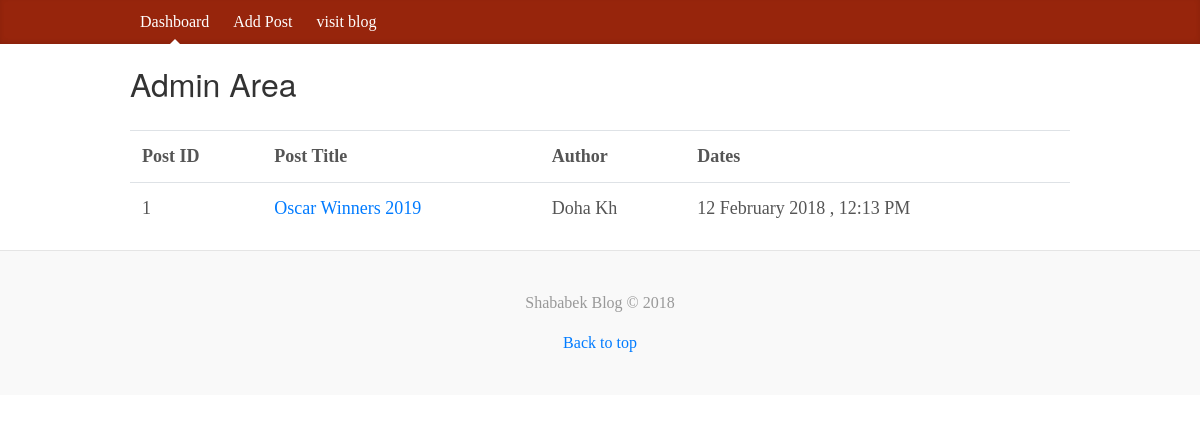
The app's page /admin/index.php with its own data.
### tables this page shows
CREATE TABLE `posts` (
  `id` int(11) NOT NULL,
  `title` varchar(255) NOT NULL,
  `body` text NOT NULL,
  `author` varchar(255) NOT NULL,
  `date` timestamp NOT NULL DEFAULT CURRENT_TIMESTAMP
);

### libraries/Database.php (called while the page is built, shortened)
<?php
class Database
{
	public $host= DB_HOST;
	public $username = DB_USER;
	public $passward = DB_PASS;
	public $db_name = DB_NAME;
	public $link;
	private function connect(){
		$this->link = new mysqli($this->host , $this->username , $this->passward , $this->db_name);
	}
	public function select($query)
	{
			$result = $this->link->query($query) or die ($this->link->error.__LINE__);
			if ($result->num_rows > 0)
			{
				return $result;
			}
			else{
				return false;
			}
	}
}

### helpers/format_helper.php (called while the page is built, shortened)
<?php
function formatDate($date) {
	return date('h F Y , h:i A', strtotime($date));
}
?>

### admin/index.php (the view)
<?php include 'includes/header.php' ?>
<?php
  $db = new Database;
  $query="SELECT * FROM posts
          ORDER BY id ASC";
  $posts= $db->select($query);
?>
<table class="table table-stripted">
  <tr>
    <th>Post ID</th>
    <th>Post Title</th>
    <th>Author</th>
    <th>Dates</th>
</tr>
    <?php while ( $row = $posts->fetch_assoc()) : ?>
      <tr>
       <td><?php echo $row['id']; ?></td>
       <td><a href="edit_post.php?id=<?php echo $row['id']; ?>"> <?php echo $row['title']; ?></a></td>
       <td><?php echo $row['author']; ?></td>
       <td><?php echo formatDate($row['date']); ?></td>
     </tr>
    <?php endwhile; ?>
</table>
<?php include 'includes/footer.php' ?>

### css/custom.css (style rules this page uses)
body { font-family: Georgia, "Times New Roman", Times, serif; color: #555; }

### records on screen
posts: id "1", title "Oscar Winners 2019", author "Doha Kh", date "12 February 2018 , 12:13 PM"
